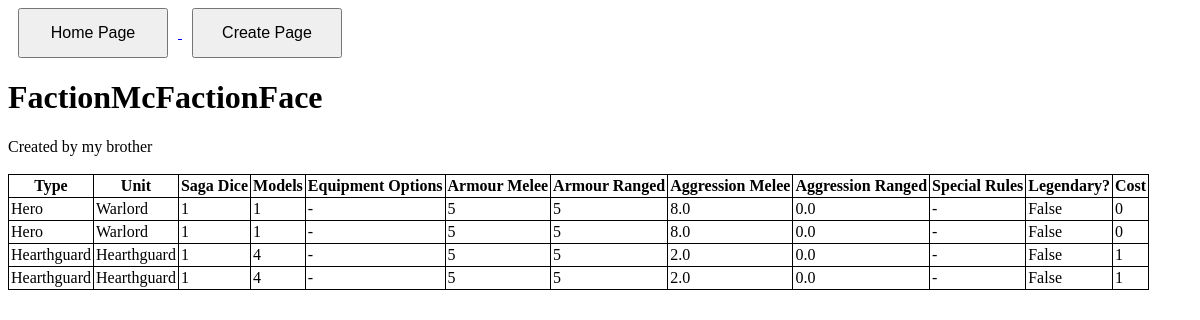
The page /saga/results/19 on the database its author committed.
### saga/models.py (models this page shows, shortened)
class Faction(models.Model):
    id = models.AutoField(primary_key=True)
    name = models.CharField(max_length = 30)
    description = models.TextField(default = "")
    specialRules = models.TextField(default = "-")

class Unit(models.Model):
    id = models.AutoField(primary_key=True)
    sagaDice = models.PositiveIntegerField(default = 1)
    cost = models.PositiveIntegerField(default = 1)
    unitType = models.CharField(max_length = 20, default = "Hearthguard", choices=So.unitOptions)
    unitName = models.CharField(max_length = 50, default = "Hearthguard")
    numModels = models.PositiveIntegerField(default = 4)
    equipment = models.CharField(max_length = 50, default = "-", choices=So.equipmentOptions)
    armourMelee = models.PositiveIntegerField(default = 5)
    armourRanged = models.PositiveIntegerField(default = 5)
    aggMelee = models.FloatField(default = 2)
    aggRanged = models.FloatField(default = 0)
    specialRules = models.TextField(default = "-")
    isLegendary = models.BooleanField(default = False)
    factionId = models.ForeignKey(Faction, on_delete = models.CASCADE)

### saga/views.py (the view)
# urls.py: path("results/<int:factionId>",views.results, name = 'results'),
def results(request,factionId):
    try:
        faction = get_object_or_404(Faction, id = factionId)
    except:
        print(f"Faction with ID: {factionId} not found")
        return redirect(reverse('saga:index'))
    print("We're digging for units")
    unitList = Unit.objects.filter(factionId__id = factionId)
    if unitList.count() > 0:
        print("We found units")
        heroList = Unit.objects.filter(factionId__id = factionId, unitType = "Hero").order_by("unitName")
        hearthguardList = Unit.objects.filter(factionId__id = factionId, unitType = "Hearthguard").order_by("unitName")
        warriorList = Unit.objects.filter(factionId__id = factionId, unitType = "Warrior").order_by("unitName")
        levyList = Unit.objects.filter(factionId__id = factionId, unitType = "Levy").order_by("unitName")
        unitSet = [heroList,hearthguardList,warriorList,levyList]
        context = {
            "unitSet" : unitSet,
            "faction" : faction
            }
        return render(request, "saga/results.html", context)
    else:
        print("No units in faction")
        context = {
            "faction" : faction
        }
        return render(request, "saga/results.html", context)

### saga/templates/saga/results.html (shortened to what this page needs)
<!DOCTYPE html>
<html lang="en">
{% load static %}
<link rel="stylesheet" href = "{%static 'saga/style.css'%}">
<head>
</head>
<body>
    <nav>
      <div class = "navBox">
          <a href = "{% url 'saga:index' %}" >
              <button> Home Page </button>
          </a>
          <a href = "{% url 'saga:create' %}" >
              <button> Create Page </button>
          </a>
      </div>
    </nav>
    {% if faction %}
        <header>
            <h1>{{faction.name}}</h1>
        </header>
        <p1>
            {{faction.description}}
        </p1>
        <br><br>
        <main>
            <table>
                <tr>
                  <th>Type</th>
                  <th>Unit</th>
                  <th>Saga Dice</th>
                  <th>Models</th>
                  <th>Equipment Options</th>
                  <th>Armour Melee</th>
                  <th>Armour Ranged</th>
                  <th>Aggression Melee</th>
                  <th>Aggression Ranged</th>
                  <th>Special Rules</th>
                  <th>Legendary?</th>
                  <th>Cost</th>
                </tr>
                {% for collection in unitSet %}
                  {% for unit in collection %}
                    <tr>
                      <td>{{unit.unitType}}</td>
                      <td>{{unit.unitName}}</td>
                      <td>{{unit.sagaDice}}</td>
                      <td>{{unit.numModels}}</td>
                      <td>{{unit.equipment}}</td>
                      <td>{{unit.armourMelee}}</td>
                      <td>{{unit.armourRanged}}</td>
                      <td>{{unit.aggMelee}}</td>
                      <td>{{unit.aggRanged}}</td>
                      <td>{{unit.specialRules}}</td>
                      <td>{{unit.isLegendary}}</td>
                      <td>{{unit.cost}}</td>
                    </tr>
                  {% endfor %}
                {% endfor %}
              </table>
        </main>
    {% else %}
        Faction not found, change this to redirect
    {% endif %}
</body>
</html>

### saga/static/saga/style.css (style rules this page uses)
table { border-collapse: collapse; border: 1px solid black; table-layout: fixed; }
th,td { border: 1px solid black; padding: 2px; }
.navBox { justify-content: center; align-items: left; gap:10px; }
.navBox button { width: 150px; height: 50px; font-size: 16px; margin: 0 10px; }

### rows shown on the page
Faction: name "FactionMcFactionFace", description "Created by my brother"
Unit: unitType "Hero", unitName "Warlord", sagaDice "1", numModels "1", equipment "-", armourMelee "5", armourRanged "5", aggMelee "8.0", aggRanged "0.0", specialRules "-", isLegendary "False", cost "0"
Unit: unitType "Hero", unitName "Warlord", sagaDice "1", numModels "1", equipment "-", armourMelee "5", armourRanged "5", aggMelee "8.0", aggRanged "0.0", specialRules "-", isLegendary "False", cost "0"
Unit: unitType "Hearthguard", unitName "Hearthguard", sagaDice "1", numModels "4", equipment "-", armourMelee "5", armourRanged "5", aggMelee "2.0", aggRanged "0.0", specialRules "-", isLegendary "False", cost "1"
Unit: unitType "Hearthguard", unitName "Hearthguard", sagaDice "1", numModels "4", equipment "-", armourMelee "5", armourRanged "5", aggMelee "2.0", aggRanged "0.0", specialRules "-", isLegendary "False", cost "1"
